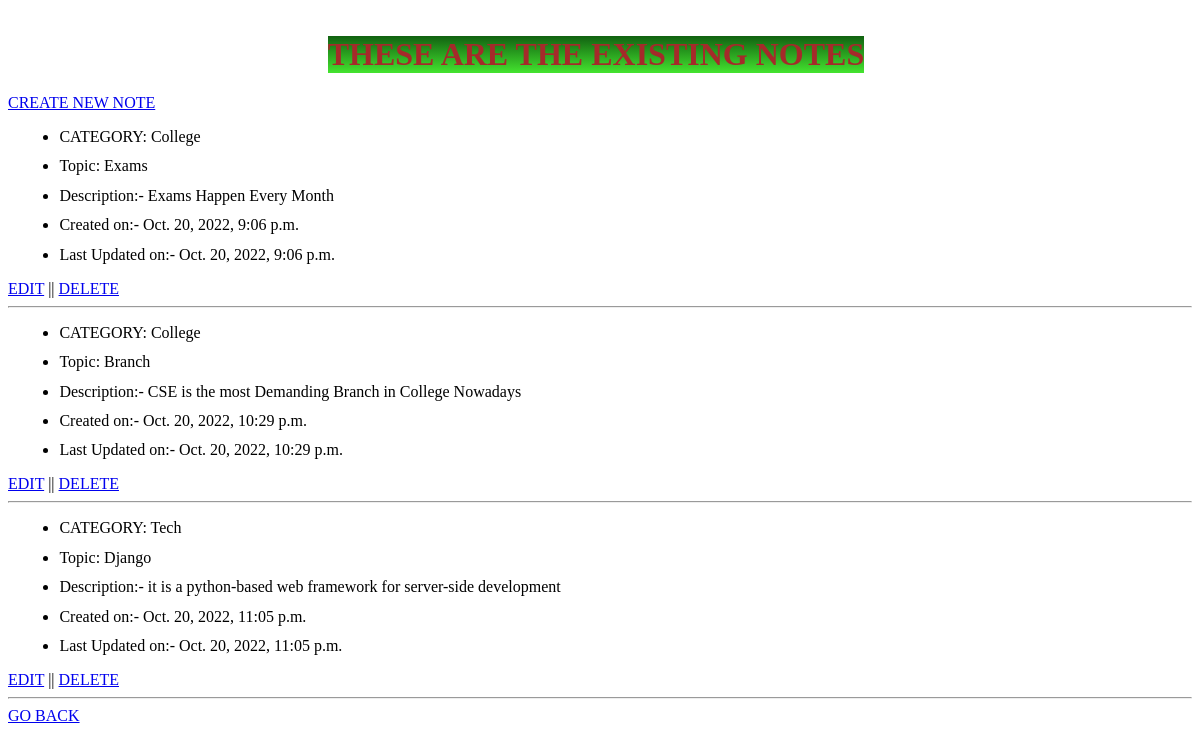
Page /notes/ on the earlier database version.
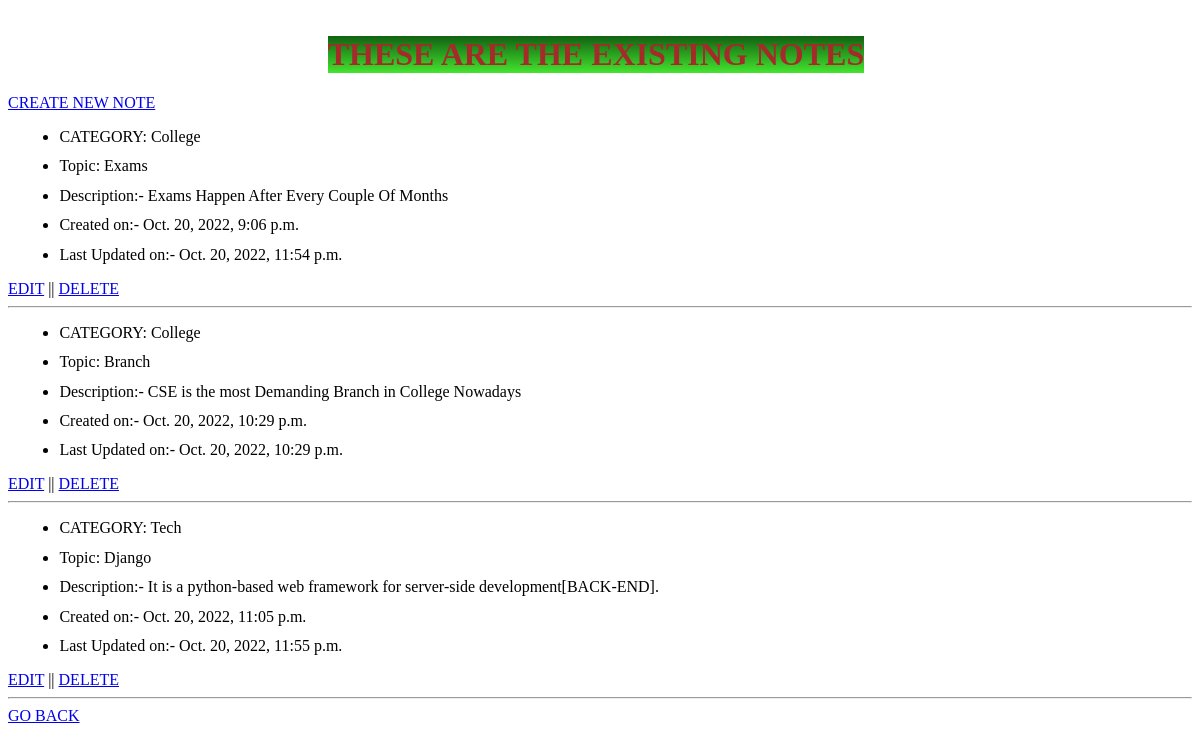
Same page on the later database version.
### note/models.py (models this page shows, shortened)
class description(models.Model):
    topic = models.ForeignKey(topic, on_delete=models.CASCADE)
    description = models.TextField(max_length=2000)
    time = models.DateTimeField(auto_now_add=True)
    time_updated = models.DateTimeField(auto_now=True)

class topic(models.Model):
    category = models.ForeignKey(category, on_delete=models.CASCADE,null=True)
    topic = models.CharField(max_length=200)
    short_description = models.CharField(max_length=200, null=True, blank=True)
    time_created = models.DateTimeField(auto_now_add=True)
    time_updated = models.DateTimeField(auto_now=True)

class category(models.Model):
    user = models.ForeignKey(User, on_delete=models.CASCADE,null=True)
    category = models.CharField(max_length=50,null=True)
    time_created = models.DateTimeField(auto_now_add=True)
    time_updated = models.DateTimeField(auto_now=True)

### note/views.py (the view)
# urls.py: path("notes/", views.notes, name="notes"),
def notes(request):
    des= description.objects.all()
    context = {'desc' :des}
    return render(request, "note/notes.html", context)

### note/templates/note/notes.html (shortened to what this page needs)
<H1>
    THESE ARE THE EXISTING NOTES
</H1>
<a href="{% url 'noteadd' %}">CREATE NEW NOTE</a>
<div>
    {% for des in desc %}
    <ul>
    <li class="items">CATEGORY: {{des.topic.category.category}}</li>
    <li class="items">Topic: {{des.topic.topic}} </li>
    <li class="items"> Description:- {{des.description}} </li>
    <li class="items" class="time">Created on:- {{des.time}}</li>
    <li class="items" class="time">Last Updated on:- {{des.time_updated}}</li>
    </ul>
    <a href="{% url 'noteupdate' des.id %}">EDIT</a> || <a href="{% url 'notedelete' des.id %}">DELETE</a>
    <hr>
    {% endfor %}
</div>
<a href="{% url 'home' %}">GO BACK</a>

Differences in the rows shown:
changed description "Exams": description "Exams Happen Every Month" → "Exams Happen After Every Couple Of Months"; time_updated "Oct. 20, 2022, 9:06 p.m." → "Oct. 20, 2022, 11:54 p.m."
changed description "Tech": description "it is a python-based web framework for server-side development" → "It is a python-based web framework for server-side development[BACK-END]."; time_updated "Oct. 20, 2022, 11:05 p.m." → "Oct. 20, 2022, 11:55 p.m."
